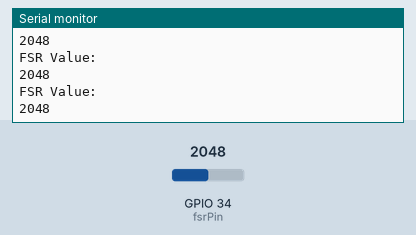
A sketch run on a simulated ESP32. On the bench: the last lines printed to the serial monitor. The inputs (shaded band) are chosen by the test bench; at power-on: GPIO 34 (fsrPin) = 2048 (analog values on the 0–4095 scale). Nothing arrives over Bluetooth unless stated; a phone connects over Bluetooth LE 3 s after start.

Above: at 2.2 s.
2.3 s: GPIO 34 (fsrPin) set to 2866
At 3.8 s:
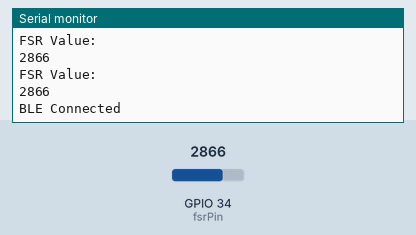
4.5 s: GPIO 34 (fsrPin) set to 3603
At 4.52 s:
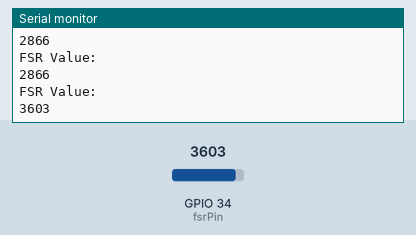
Timing chart, 0 to 7.5 s (numbered marks = the images above; inputs shaded):
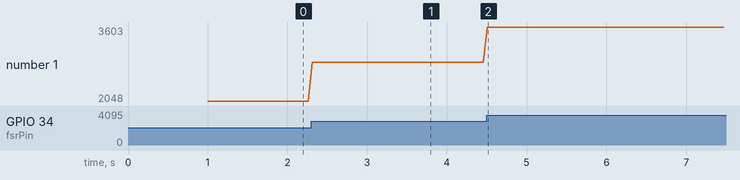

The sketch:

pressurePlate.ino
```cpp
#include <BLEDevice.h>
#include <BLEUtils.h>
#include <BLEServer.h>
#include <BLE2902.h>


BLECharacteristic *pSensorCharacteristic = NULL;
#define SENSOR_UUID "abcd5678-abcd-5678-abcd-56789abcdef0"

const int fsrPin = 34;   // Analog pin (GPIO34 is input-only, perfect for this)
int fsrValue = 0;
bool stepActive = false;
int stepValue = 0;

class MyServerCallbacks : public BLEServerCallbacks {
  void onConnect(BLEServer *pServer) override {
    Serial.println("BLE Connected");
    delay(1000);
  }

  void onDisconnect(BLEServer *pServer) override {
  Serial.println("BLE Disconnected");
  delay(500);

  BLEAdvertising *pAdvertising = BLEDevice::getAdvertising();
  pAdvertising->setScanResponse(true);
  pAdvertising->setMinPreferred(0x06);
  pAdvertising->setMinPreferred(0x12);

  BLEDevice::startAdvertising();
  }
};


void setup() {
  Serial.begin(115200);
  analogReadResolution(12);  // ESP32 uses 12-bit ADC (0–4095)¨

  BLEDevice::init("StepSensor_Left"); // Name the BLE device
    BLEServer *bleServer = BLEDevice::createServer();
    bleServer->setCallbacks(new MyServerCallbacks());

    BLEService *bleService = bleServer->createService(BLEUUID("12345678-1234-5678-1234-56789abcdef0"));

    // Create BLE characteristic for sensor data
    pSensorCharacteristic = bleService->createCharacteristic(
        SENSOR_UUID,
        BLECharacteristic::PROPERTY_READ | BLECharacteristic::PROPERTY_NOTIFY
    );
    pSensorCharacteristic->addDescriptor(new BLE2902());

    bleService->start();

    BLEAdvertising *pAdvertising = BLEDevice::getAdvertising();
    pAdvertising->addServiceUUID("12345678-1234-5678-1234-56789abcdef0");
    pAdvertising->setScanResponse(true);
    pAdvertising->setMinPreferred(0x06);
    pAdvertising->setMinPreferred(0x12);

    BLEDevice::startAdvertising();
    delay(1000);
    Serial.println("StepSensor READY");
}

void loop() {
  stepValue = analogRead(fsrPin);

  if (stepValue > 500) {
    stepActive = true;
  } else {
    stepActive = false;
  }


  Serial.println("FSR Value: ");
  Serial.println(stepValue);

  // Konverterer værdierne til en string  og sender derefter over Bluetooth
        String data = String(stepActive);
        pSensorCharacteristic->setValue(data.c_str());
        pSensorCharacteristic->notify();

  delay(50);
}
```

Measured:
- after the input at 2.3 s, the serial monitor: prints a new line at once (image 1)
- after the input at 4.5 s, the serial monitor: prints a new line at once (image 2)
- plotted number 1: 2048 → 2866 after the input at 2.3 s, 2866 → 3603 after the input at 4.5 s
